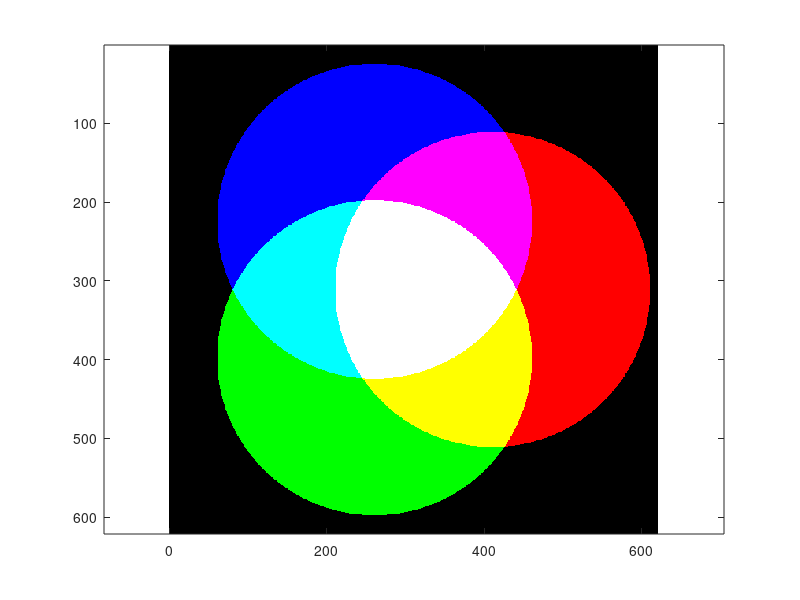

The MATLAB script that drew this image:
rad = 100;
del = 10;
[x, y] = meshgrid((-3*rad-del):(3*rad+del));
[rows, cols] = size(x);
dist = @(x, y, xc, yc) sqrt((x-xc).^2+(y-yc).^2);
venn_img = zeros(rows, cols, 3);
venn_img(:,:,1) = (dist(x, y, rad.*cos(0), rad.*sin(0)) < 2*rad);
venn_img(:,:,2) = (dist(x, y, rad.*cos(2*pi/3), rad.*sin(2*pi/3)) < 2*rad);
venn_img(:,:,3) = (dist(x, y, rad.*cos(4*pi/3), rad.*sin(4*pi/3)) < 2*rad);
figure(1); clf
image(venn_img)
axis equal